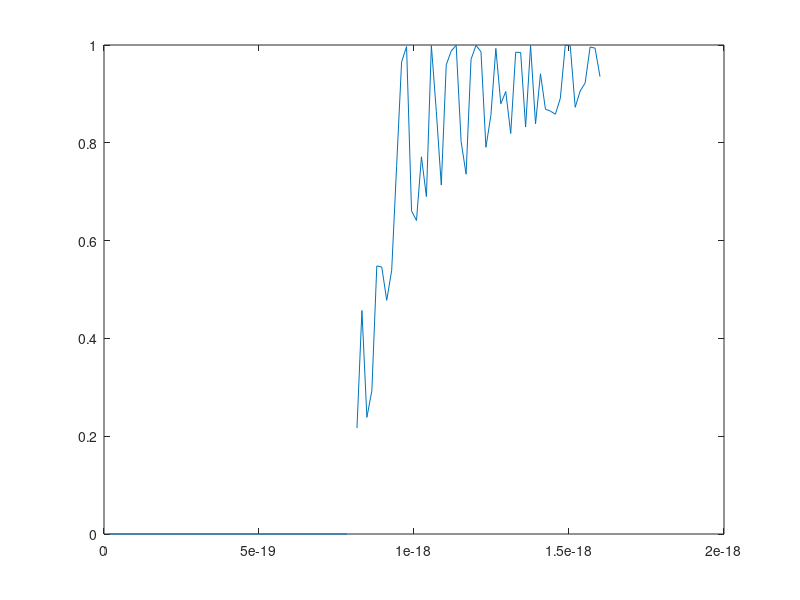

The MATLAB source for this figure:
function plot_tunnel()
hbar=(6.626/(2*pi))*10^-34;
%V=0;m=0;a=0;k1=0;k2=0;
%E=input('Enter energy in eV\n');
V=input('Enter barrier potential in eV\n');
m=input('Enter mass in kg\n');
a=input('Enter barrier width in nm\n');
V=V*1.6*10^-19; 
a=a*10^-9;
E=[100];prob=[100];i=1;
for g=0.1:0.1:10
    E(i)=g*1.6*10^-19;
if(E(i)<=V)
   % k1=(sqrt(2*m*E(i)))/hbar;
    k2=(sqrt(2*m*(V-E(i))))/hbar;
    t=1+V*V*sinh(k2*a)*sinh(k2*a)/(4*E(i)*(V-E(i)));
    prob(i)=1/t;
else
    k2=(sqrt(2*m*(E(i)-V)))/hbar;
    t=1+V*V*sin(k2*a)*sin(k2*a)/(4*E(i)*(E(i)-V));
    prob(i)=1/t;
end
i=i+1;
end
plot(E,prob);
end
